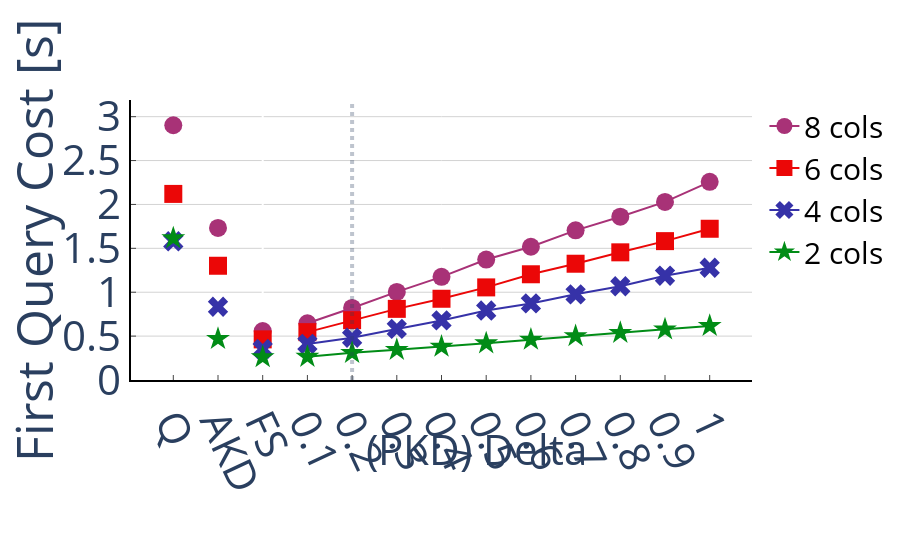

The notebook cell saved with this chart:
### Markdown cell above
# First Query

### Code cell
fig = create_figure()

cols = [8, 6, 4, 2]
markers = delta_markers
colors = ['rgba(168, 50, 119, 1)', 'rgba(235, 7, 7, 1)', 'rgba(54, 50, 168, 1)', 'rgba(1, 140, 22, 1)']
markers = delta_markers

lines = []
shapes = []

for i, marker, color in zip(cols, markers, colors):

    fq_times = []
    for d in deltas:
        fq_times.append(get_first_query(read(f'ProgressiveIndex_{d}', f'Uniform{i}')))
    lines.append(
        go.Scatter(
            name=f'{i} cols',
            x=deltas,
            y=fq_times,
            mode='lines+markers',
            marker=dict(
                size=18,
                symbol=marker
            ),
            marker_color=color
        )
    )
    
    # add other indices values
    
    lines.append(
        go.Scatter(
            name=f'{i}FullScan',
            x=[-0.0],
            y=[get_first_query(read(f'FullScan', f'Uniform{i}'))],
            mode='markers',
            marker_color=color,
            marker=dict(
                size=18,
                symbol=marker
            ),
            showlegend=False
        )
    )
    
    lines.append(
        go.Scatter(
            name=f'{i}AKD',
            x=[-0.1],
            y=[get_first_query(read(f'CrackingKDTree' ,f'Uniform{i}'))],
            mode='markers',
            marker_color=color,
            marker=dict(
                size=18,
                symbol=marker
            ),
            showlegend=False
        )
    )
    
    lines.append(
        go.Scatter(
            name=f'{i}Quasii',
            x=[-0.2],
            y=[get_first_query(read(f'Quasii' ,f'Uniform{i}'))],
            mode='markers',
            marker_color=color,
            marker=dict(
                size=18,
                symbol=marker
            ),
            showlegend=False
        )
    )
    
#     lines.append(
#         go.Scatter(
#             name=f'{i}AvgKD',
#             x=[-0.3],
#             y=[get_first_query(read(f'AverageKDTree' ,f'Uniform{i}'))],
#             mode='markers',
#             marker_color=color,
#             marker=dict(
#                 size=18,
#                 symbol='circle'
#             ),
#             showlegend=False
#         )
#     )
    
#     lines.append(
#         go.Scatter(
#             name=f'{i}MedKD',
#             x=[-0.4],
#             y=[get_first_query(read(f'MedianKDTree' ,f'Uniform{i}'))],
#             mode='markers',
#             marker_color=color,
#             marker=dict(
#                 size=18,
#                 symbol='circle'
#             ),
#             showlegend=False
#         )
#     )

# add line at 0.2 delta
shapes.append(
    dict(
        type= 'line',
        yref="paper", y0= 0, y1=1,
        x0= 0.2, x1=0.2,
        opacity=0.3,
        line=dict(
            width=4,
            dash="dot",
        )
    )
)

fig.add_traces(data=lines)
fig.update_layout(showlegend=True, yaxis_title='First Query Cost [s]', shapes=shapes)
fig.update_xaxes(tickangle=65)
fig.update_layout(
#     xaxis=dict(
#         tickmode = 'linear',
#         tick0 = 0.0,
#         dtick = 0.1
#     )
    xaxis = dict(
        tickmode = 'array',
        tickvals = [-0.2, -0.1, -0.0] + deltas,
        ticktext = ['Q', 'AKD', 'FS'] + deltas
    ),
    yaxis= dict(
        tickmode ='linear',
        dtick=0.5
#         tickvals = [0, 0.5, 1, 1.5, 2, 2.5, 3],
#         ticktext = [0, 0.5, 1, 1.5, 2, 2.5, 3]
    ),
    annotations=[
        dict(
            x=0.5,
            y=-0.35,
            text="(PKD) Delta",
            xref="x",
            yref="paper",
        )
    ],
    autosize=True,
    margin=dict(
        b=180
    ),
)
fig.update_yaxes(rangemode="tozero")
save_figure(fig, 'delta_exp_first_query.pdf')
fig

### Figure 1 — Plotly figure (JSON) as saved in the notebook; plotly's stock layout.template omitted (floating-point values rounded to 4 significant figures)
{"data": [{"marker": {"color": "rgba(168, 50, 119, 1)", "size": 18, "symbol": "circle"}, "mode": "lines+markers", "name": "8 cols", "type": "scatter", "x": [0.1, 0.2, 0.3, 0.4, 0.5, 0.6, 0.7, 0.8, 0.9, 1], "y": [0.6466, 0.8205, 1.004, 1.175, 1.373, 1.518, 1.705, 1.86, 2.029, 2.257]}, {"marker": {"color": "rgba(168, 50, 119, 1)", "size": 18, "symbol": "circle"}, "mode": "markers", "name": "8FullScan", "showlegend": false, "type": "scatter", "x": [0], "y": [0.5578]}, {"marker": {"color": "rgba(168, 50, 119, 1)", "size": 18, "symbol": "circle"}, "mode": "markers", "name": "8AKD", "showlegend": false, "type": "scatter", "x": [-0.1], "y": [1.733]}, {"marker": {"color": "rgba(168, 50, 119, 1)", "size": 18, "symbol": "circle"}, "mode": "markers", "name": "8Quasii", "showlegend": false, "type": "scatter", "x": [-0.2], "y": [2.902]}, {"marker": {"color": "rgba(235, 7, 7, 1)", "size": 18, "symbol": "square"}, "mode": "lines+markers", "name": "6 cols", "type": "scatter", "x": [0.1, 0.2, 0.3, 0.4, 0.5, 0.6, 0.7, 0.8, 0.9, 1], "y": [0.5454, 0.6814, 0.8105, 0.9255, 1.055, 1.205, 1.325, 1.455, 1.582, 1.723]}, {"marker": {"color": "rgba(235, 7, 7, 1)", "size": 18, "symbol": "square"}, "mode": "markers", "name": "6FullScan", "showlegend": false, "type": "scatter", "x": [0], "y": [0.4629]}, {"marker": {"color": "rgba(235, 7, 7, 1)", "size": 18, "symbol": "square"}, "mode": "markers", "name": "6AKD", "showlegend": false, "type": "scatter", "x": [-0.1], "y": [1.301]}, {"marker": {"color": "rgba(235, 7, 7, 1)", "size": 18, "symbol": "square"}, "mode": "markers", "name": "6Quasii", "showlegend": false, "type": "scatter", "x": [-0.2], "y": [2.12]}, {"marker": {"color": "rgba(54, 50, 168, 1)", "size": 18, "symbol": "x"}, "mode": "lines+markers", "name": "4 cols", "type": "scatter", "x": [0.1, 0.2, 0.3, 0.4, 0.5, 0.6, 0.7, 0.8, 0.9, 1], "y": [0.4107, 0.4812, 0.5821, 0.6788, 0.7913, 0.8725, 0.9761, 1.068, 1.188, 1.279]}, {"marker": {"color": "rgba(54, 50, 168, 1)", "size": 18, "symbol": "x"}, "mode": "markers", "name": "4FullScan", "showlegend": false, "type": "scatter", "x": [0], "y": [0.3533]}, {"marker": {"color": "rgba(54, 50, 168, 1)", "size": 18, "symbol": "x"}, "mode": "markers", "name": "4AKD", "showlegend": false, "type": "scatter", "x": [-0.1], "y": [0.8342]}, {"marker": {"color": "rgba(54, 50, 168, 1)", "size": 18, "symbol": "x"}, "mode": "markers", "name": "4Quasii", "showlegend": false, "type": "scatter", "x": [-0.2], "y": [1.58]}, {"marker": {"color": "rgba(1, 140, 22, 1)", "size": 18, "symbol": "star"}, "mode": "lines+markers", "name": "2 cols", "type": "scatter", "x": [0.1, 0.2, 0.3, 0.4, 0.5, 0.6, 0.7, 0.8, 0.9, 1], "y": [0.2649, 0.3095, 0.3444, 0.3796, 0.4187, 0.4594, 0.5009, 0.5381, 0.5772, 0.6164]}, {"marker": {"color": "rgba(1, 140, 22, 1)", "size": 18, "symbol": "star"}, "mode": "markers", "name": "2FullScan", "showlegend": false, "type": "scatter", "x": [0], "y": [0.2612]}, {"marker": {"color": "rgba(1, 140, 22, 1)", "size": 18, "symbol": "star"}, "mode": "markers", "name": "2AKD", "showlegend": false, "type": "scatter", "x": [-0.1], "y": [0.4691]}, {"marker": {"color": "rgba(1, 140, 22, 1)", "size": 18, "symbol": "star"}, "mode": "markers", "name": "2Quasii", "showlegend": false, "type": "scatter", "x": [-0.2], "y": [1.615]}], "layout": {"annotations": [{"text": "(PKD) Delta", "x": 0.5, "xref": "x", "y": -0.35, "yref": "paper"}], "autosize": true, "font": {"size": 42}, "legend": {"font": {"color": "black", "size": 30}}, "margin": {"b": 180}, "plot_bgcolor": "rgba(0,0,0,0)", "shapes": [{"line": {"dash": "dot", "width": 4}, "opacity": 0.3, "type": "line", "x0": 0.2, "x1": 0.2, "y0": 0, "y1": 1, "yref": "paper"}], "showlegend": true, "xaxis": {"linecolor": "black", "linewidth": 2, "showline": true, "tickangle": 65, "ticklen": 5, "tickmode": "array", "ticks": "inside", "ticktext": ["Q", "AKD", "FS", 0.1, 0.2, 0.3, 0.4, 0.5, 0.6, 0.7, 0.8, 0.9, 1], "tickvals": [-0.2, -0.1, 0, 0.1, 0.2, 0.3, 0.4, 0.5, 0.6, 0.7, 0.8, 0.9, 1], "zeroline": true}, "yaxis": {"dtick": 0.5, "gridcolor": "lightgrey", "gridwidth": 1, "linecolor": "black", "linewidth": 2, "rangemode": "tozero", "showgrid": true, "showline": true, "ticklen": 5, "tickmode": "linear", "ticks": "inside", "title": {"text": "First Query Cost [s]"}, "zeroline": false, "zerolinecolor": "rgba(0, 0, 0, 0)"}}}
